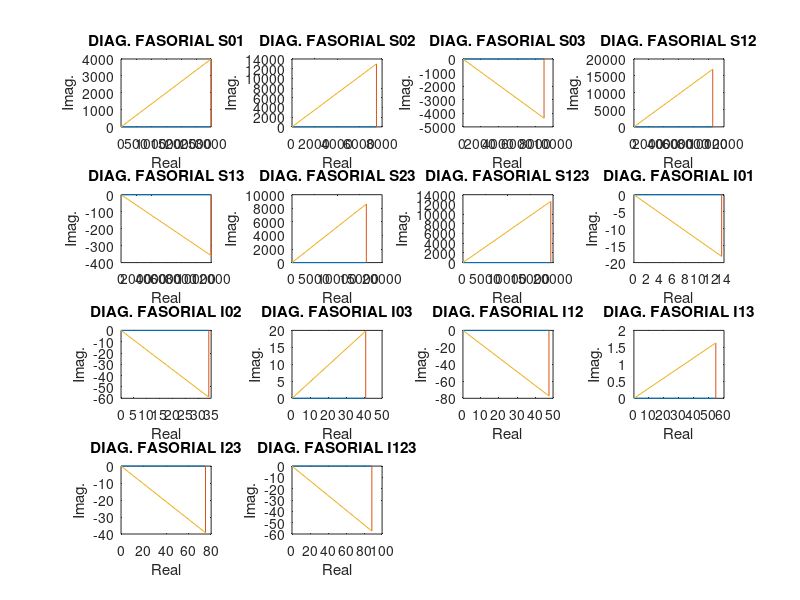

Source code (MATLAB):
clear all
%S01 = 5kVA    fp01 = 0.6 (atrasado)
%S02 = 15kVA   fp02 = 0.5 (atrasado)
%S03 = 10kVA   fp03 = 0.9 (adiantado)
%V = 220v      60Hz

%fatores de potencia cos(teta) = f.p = P/|S|
fp01 = 0.6;
fp02 = 0.5;
fp03 = 0.9;

%cargas complexas S = P + Qi
s01 = 5000*fp01 + j*5000*sin(acos(fp01));
s02 = 15000*fp02 + j*15000*sin(acos(fp02));
s03 = 10000*fp03 - j*10000*sin(acos(fp03));

%somando as cargas por meio de chaveamento
s12 = s01 + s02
s13 = s01 + s03
s23 = s02 + s03
s123 = s01 + s02 + s03

%modulo das cargas, valor absoluto
abs01 = abs(s01)
abs02 = abs(s02)
abs03 = abs(s03)
abs12 = abs(s12)
abs13 = abs(s13)
abs23 = abs(s23)
abs123 = abs(s123)

%fatores de potencia cos(teta) = f.p = P/|S|
fp12 = real(s12)/abs(s12)
fp13 = real(s13)/abs(s13)
fp23 = real(s23)/abs(s23)
fp123 = real(s123)/abs(s123)

%calculando corrente I* = S/V. conj faz o conjugado de I
I01 = conj(s01/220);
I02 = conj(s02/220);
I03 = conj(s03/220);
I12 = conj(s12/220);
I13 = conj(s13/220);
I23 = conj(s23/220);
I123 = conj(s123/220);

%plotando o diagrama fasorial de S
subplot(4,4,1)
plot([0 real(s01)], [0 0], [real(s01) real(s01)], [0 imag(s01)], [0 real(s01)], [0 imag(s01)])
xlabel('Real'),ylabel('Imag.')
title('DIAG. FASORIAL S01')

subplot(4,4,2)
plot([0 real(s02)], [0 0], [real(s02) real(s02)], [0 imag(s02)], [0 real(s02)], [0 imag(s02)])
xlabel('Real'),ylabel('Imag.')
title('DIAG. FASORIAL S02')

subplot(4,4,3)
plot([0 real(s03)], [0 0], [real(s03) real(s03)], [0 imag(s03)], [0 real(s03)], [0 imag(s03)])
xlabel('Real'),ylabel('Imag.')
title('DIAG. FASORIAL S03')

subplot(4,4,4)
plot([0 real(s12)], [0 0], [real(s12) real(s12)], [0 imag(s12)], [0 real(s12)], [0 imag(s12)])
xlabel('Real'),ylabel('Imag.')
title('DIAG. FASORIAL S12')

subplot(4,4,5)
plot([0 real(s13)], [0 0], [real(s13) real(s13)], [0 imag(s13)], [0 real(s13)], [0 imag(s13)])
xlabel('Real'),ylabel('Imag.')
title('DIAG. FASORIAL S13')

subplot(4,4,6)
plot([0 real(s23)], [0 0], [real(s23) real(s23)], [0 imag(s23)], [0 real(s23)], [0 imag(s23)])
xlabel('Real'),ylabel('Imag.')
title('DIAG. FASORIAL S23')

subplot(4,4,7)
plot([0 real(s123)], [0 0], [real(s123) real(s123)], [0 imag(s123)], [0 real(s123)], [0 imag(s123)])
xlabel('Real'),ylabel('Imag.')
title('DIAG. FASORIAL S123')

%plotando o diagrama fasorial de I
subplot(4,4,8)
plot([0 real(I01)], [0 0], [real(I01) real(I01)], [0 imag(I01)], [0 real(I01)], [0 imag(I01)])
xlabel('Real'),ylabel('Imag.')
title('DIAG. FASORIAL I01')

subplot(4,4,9)
plot([0 real(I02)], [0 0], [real(I02) real(I02)], [0 imag(I02)], [0 real(I02)], [0 imag(I02)])
xlabel('Real'),ylabel('Imag.')
title('DIAG. FASORIAL I02')

subplot(4,4,10)
plot([0 real(I03)], [0 0], [real(I03) real(I03)], [0 imag(I03)], [0 real(I03)], [0 imag(I03)])
xlabel('Real'),ylabel('Imag.')
title('DIAG. FASORIAL I03')

subplot(4,4,11)
plot([0 real(I12)], [0 0], [real(I12) real(I12)], [0 imag(I12)], [0 real(I12)], [0 imag(I12)])
xlabel('Real'),ylabel('Imag.')
title('DIAG. FASORIAL I12')

subplot(4,4,12)
plot([0 real(I13)], [0 0], [real(I13) real(I13)], [0 imag(I13)], [0 real(I13)], [0 imag(I13)])
xlabel('Real'),ylabel('Imag.')
title('DIAG. FASORIAL I13')

subplot(4,4,13)
plot([0 real(I23)], [0 0], [real(I23) real(I23)], [0 imag(I23)], [0 real(I23)], [0 imag(I23)])
xlabel('Real'),ylabel('Imag.')
title('DIAG. FASORIAL I23')

subplot(4,4,14)
plot([0 real(I123)], [0 0], [real(I123) real(I123)], [0 imag(I123)], [0 real(I123)], [0 imag(I123)])
xlabel('Real'),ylabel('Imag.')
title('DIAG. FASORIAL I123')